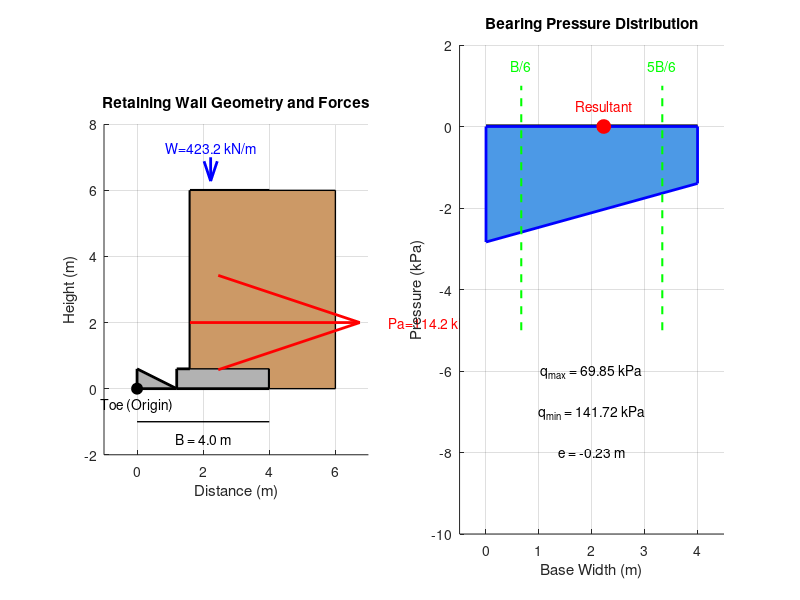

MATLAB code to generate this figure: (Note: this script raises an error after producing the figure.)
%% RETAINING WALL GLOBAL STABILITY ANALYSIS
% This script analyzes the global stability of a cantilever retaining wall
% Checks: Sliding, Overturning, Bearing Capacity, and Global Stability

clear; clc; close all;

%% INPUT PARAMETERS

% Wall Geometry (all dimensions in meters)
H = 6.0;              % Total wall height (m)
B = 4.0;              % Base width (m)
t_stem = 0.4;         % Stem thickness at top (m)
t_base = 0.6;         % Base thickness (m)
t_toe = 1.2;          % Toe length (m)
t_heel = B - t_toe;   % Heel length (m)

% Soil Properties
gamma_soil = 18.0;    % Unit weight of backfill soil (kN/m?)
phi = 30;             % Internal friction angle of soil (degrees)
c = 0;                % Cohesion of soil (kPa)
delta = 2/3 * phi;    % Wall friction angle (degrees)

% Foundation Soil Properties
gamma_foundation = 19.0;  % Unit weight of foundation soil (kN/m?)
phi_f = 28;               % Friction angle of foundation soil (degrees)
c_f = 10;                 % Cohesion of foundation soil (kPa)
q_ult_foundation = 300;   % Ultimate bearing capacity (kPa) - if known

% Material Properties
gamma_concrete = 24.0;    % Unit weight of concrete (kN/m?)

% Surcharge Load
q = 10.0;             % Surcharge load on backfill (kPa)

% Safety Factors (Minimum Required)
FS_sliding_min = 1.5;
FS_overturning_min = 2.0;
FS_bearing_min = 3.0;

%% CALCULATIONS

fprintf('%s\n', repmat('=', 1, 60));
fprintf('RETAINING WALL GLOBAL STABILITY ANALYSIS\n');
fprintf('%s\n\n', repmat('=', 1, 60));

% Convert angles to radians
phi_rad = deg2rad(phi);
delta_rad = deg2rad(delta);
phi_f_rad = deg2rad(phi_f);

%% 1. ACTIVE EARTH PRESSURE COEFFICIENT (Coulomb's Theory)

% Active earth pressure coefficient
Ka = cos(phi_rad)^2 / (cos(delta_rad) * (1 + sqrt(sin(phi_rad + delta_rad) * ...
     sin(phi_rad) / cos(delta_rad)))^2);

fprintf('Active Earth Pressure Coefficient (Ka) = %.4f\n\n', Ka);

%% 2. LATERAL EARTH PRESSURE FORCES

% Active pressure from soil
Pa_soil = 0.5 * Ka * gamma_soil * H^2;  % kN/m

% Active pressure from surcharge
Pa_surcharge = Ka * q * H;  % kN/m

% Total horizontal force
Pa_total = Pa_soil + Pa_surcharge;  % kN/m

% Vertical component (due to wall friction)
Pv = Pa_total * tan(delta_rad);  % kN/m
Ph = Pa_total;  % Horizontal component

fprintf('Lateral Earth Pressure Forces:\n');
fprintf('  Pa (soil) = %.2f kN/m\n', Pa_soil);
fprintf('  Pa (surcharge) = %.2f kN/m\n', Pa_surcharge);
fprintf('  Total Horizontal Force (Ph) = %.2f kN/m\n', Ph);
fprintf('  Vertical Force (Pv) = %.2f kN/m\n\n', Pv);

%% 3. WEIGHT OF WALL COMPONENTS

% Stem weight (trapezoidal section)
W_stem = gamma_concrete * t_stem * (H - t_base);  % kN/m

% Base slab weight
W_base = gamma_concrete * B * t_base;  % kN/m

% Soil on heel weight
W_soil_heel = gamma_soil * t_heel * (H - t_base);  % kN/m

% Total vertical load
W_total = W_stem + W_base + W_soil_heel + Pv;  % kN/m

fprintf('Vertical Forces (Weights):\n');
fprintf('  Stem weight = %.2f kN/m\n', W_stem);
fprintf('  Base slab weight = %.2f kN/m\n', W_base);
fprintf('  Soil on heel = %.2f kN/m\n', W_soil_heel);
fprintf('  Vertical component of Pa = %.2f kN/m\n', Pv);
fprintf('  Total Vertical Force = %.2f kN/m\n\n', W_total);

%% 4. MOMENT ARMS (about toe)

% Distance from toe to center of each force
x_stem = t_toe + t_stem/2;
x_base = B/2;
x_soil_heel = t_toe + t_stem + t_heel/2;
x_Pv = B;  % Acts at heel
y_Ph = H/3;  % Active pressure acts at H/3 from base

fprintf('Moment Arms (from toe):\n');
fprintf('  Stem: %.2f m\n', x_stem);
fprintf('  Base: %.2f m\n', x_base);
fprintf('  Soil on heel: %.2f m\n', x_soil_heel);
fprintf('  Horizontal force height: %.2f m\n\n', y_Ph);

%% 5. STABILITY AGAINST OVERTURNING

% Resisting moments
MR_stem = W_stem * x_stem;
MR_base = W_base * x_base;
MR_soil = W_soil_heel * x_soil_heel;
MR_Pv = Pv * x_Pv;
MR_total = MR_stem + MR_base + MR_soil + MR_Pv;

% Overturning moment
MO = Ph * y_Ph;

% Factor of safety against overturning
FS_overturning = MR_total / MO;

fprintf('OVERTURNING STABILITY:\n');
fprintf('  Resisting Moment = %.2f kN?m/m\n', MR_total);
fprintf('  Overturning Moment = %.2f kN?m/m\n', MO);
fprintf('  FS (Overturning) = %.2f', FS_overturning);
if FS_overturning >= FS_overturning_min
    fprintf(' [OK] ?\n');
else
    fprintf(' [UNSAFE] ? (Required: %.2f)\n', FS_overturning_min);
end
fprintf('\n');

%% 6. STABILITY AGAINST SLIDING

% Passive resistance (usually neglected for conservative design)
Kp = tan(deg2rad(45 + phi_f/2))^2;
Pp = 0;  % Conservatively neglected

% Resisting force (friction + cohesion)
Fr = W_total * tan(phi_f_rad) + c_f * B;

% Driving force
Fd = Ph;

% Factor of safety against sliding
FS_sliding = Fr / Fd;

fprintf('SLIDING STABILITY:\n');
fprintf('  Resisting Force = %.2f kN/m\n', Fr);
fprintf('  Driving Force = %.2f kN/m\n', Fd);
fprintf('  FS (Sliding) = %.2f', FS_sliding);
if FS_sliding >= FS_sliding_min
    fprintf(' [OK] ?\n');
else
    fprintf(' [UNSAFE] ? (Required: %.2f)\n', FS_sliding_min);
end
fprintf('\n');

%% 7. BEARING CAPACITY CHECK

% Resultant force location
x_resultant = (MR_total - MO) / W_total;

% Eccentricity
e = B/2 - x_resultant;

fprintf('BEARING CAPACITY:\n');
fprintf('  Resultant location from toe = %.2f m\n', x_resultant);
fprintf('  Eccentricity (e) = %.2f m\n', e);
fprintf('  B/6 = %.2f m\n', B/6);

% Check if resultant is within middle third
if abs(e) <= B/6
    fprintf('  Resultant within middle third [OK] ?\n');
    middle_third_ok = true;
else
    fprintf('  Resultant outside middle third [WARNING] ?\n');
    middle_third_ok = false;
end

% Pressure distribution
if abs(e) <= B/6
    % No tension - trapezoidal distribution
    q_max = (W_total / B) * (1 + 6*e/B);
    q_min = (W_total / B) * (1 - 6*e/B);
else
    % Tension exists - triangular distribution
    L_eff = 3 * (B/2 - e);  % Effective length
    q_max = 2 * W_total / L_eff;
    q_min = 0;
end

fprintf('  Maximum bearing pressure = %.2f kPa\n', q_max);
fprintf('  Minimum bearing pressure = %.2f kPa\n', q_min);

% Calculate allowable bearing capacity using Terzaghi's equation
% Bearing capacity factors
Nq = exp(pi * tan(phi_f_rad)) * tan(deg2rad(45 + phi_f/2))^2;
Nc = (Nq - 1) / tan(phi_f_rad);
Ngamma = 2 * (Nq - 1) * tan(phi_f_rad);

% Ultimate bearing capacity (simplified - for strip footing)
q_ult_calc = c_f * Nc + gamma_foundation * (B - 2*abs(e)) * 0.5 * Ngamma + ...
             gamma_foundation * t_base * Nq;

fprintf('  Calculated ultimate bearing capacity = %.2f kPa\n', q_ult_calc);

% Factor of safety for bearing capacity
FS_bearing = q_ult_calc / q_max;

fprintf('  FS (Bearing Capacity) = %.2f', FS_bearing);
if FS_bearing >= FS_bearing_min
    fprintf(' [OK] ?\n');
else
    fprintf(' [UNSAFE] ? (Required: %.2f)\n', FS_bearing_min);
end
fprintf('\n');

%% 8. GLOBAL STABILITY SUMMARY

fprintf('%s\n', repmat('=', 1, 60));
fprintf('STABILITY SUMMARY\n');
fprintf('%s\n', repmat('=', 1, 60));

fprintf('Check                    FS Required    FS Actual    Status\n');
fprintf('%s\n', repmat('-', 1, 60));

fprintf('Overturning             %.2f          %.2f        ', ...
        FS_overturning_min, FS_overturning);
if FS_overturning >= FS_overturning_min
    fprintf('[PASS]\n');
else
    fprintf('[FAIL]\n');
end

fprintf('Sliding                 %.2f          %.2f        ', ...
        FS_sliding_min, FS_sliding);
if FS_sliding >= FS_sliding_min
    fprintf('[PASS]\n');
else
    fprintf('[FAIL]\n');
end

fprintf('Bearing Capacity        %.2f          %.2f        ', ...
        FS_bearing_min, FS_bearing);
if FS_bearing >= FS_bearing_min
    fprintf('[PASS]\n');
else
    fprintf('[FAIL]\n');
end

fprintf('Middle Third Rule       N/A           N/A         ');
if middle_third_ok
    fprintf('[PASS]\n');
else
    fprintf('[FAIL]\n');
end

fprintf('%s\n\n', repmat('=', 1, 60));

% Overall stability verdict
all_checks_pass = (FS_overturning >= FS_overturning_min) && ...
                  (FS_sliding >= FS_sliding_min) && ...
                  (FS_bearing >= FS_bearing_min) && ...
                  middle_third_ok;

if all_checks_pass
    fprintf('OVERALL VERDICT: RETAINING WALL IS STABLE ?\n');
else
    fprintf('OVERALL VERDICT: RETAINING WALL REQUIRES REDESIGN ?\n');
end

%% 9. VISUALIZATION

figure('Position', [100, 100, 1200, 600]);

% Subplot 1: Wall Geometry
subplot(1,2,1);
hold on; grid on; axis equal;

% Draw wall
wall_x = [t_toe, t_toe, t_toe+t_stem, t_toe+t_stem, B, B, 0, 0, t_toe];
wall_y = [0, t_base, t_base, H, H, 0, 0, t_base, 0];
fill(wall_x, wall_y, [0.7 0.7 0.7], 'EdgeColor', 'k', 'LineWidth', 2);

% Draw backfill soil
soil_x = [t_toe+t_stem, t_toe+t_stem, B+2, B+2, B, B, t_toe+t_stem];
soil_y = [t_base, H, H, 0, 0, t_base, t_base];
fill(soil_x, soil_y, [0.8 0.6 0.4], 'EdgeColor', 'k', 'LineWidth', 1);

% Draw forces
scale = 0.05;  % Scale for force arrows

% Horizontal force
quiver(t_toe+t_stem, y_Ph, Ph*scale, 0, 'r', 'LineWidth', 2, 'MaxHeadSize', 0.5);
text(t_toe+t_stem+Ph*scale+0.3, y_Ph, sprintf('Pa=%.1f kN/m', Ph), 'Color', 'r');

% Weights (simplified - show resultant)
quiver(x_resultant, H+1, 0, -0.8, 'b', 'LineWidth', 2, 'MaxHeadSize', 0.5);
text(x_resultant, H+1.3, sprintf('W=%.1f kN/m', W_total), 'Color', 'b', 'HorizontalAlignment', 'center');

% Mark toe (origin)
plot(0, 0, 'ko', 'MarkerSize', 8, 'MarkerFaceColor', 'k');
text(0, -0.5, 'Toe (Origin)', 'HorizontalAlignment', 'center');

% Dimensions
plot([0, B], [-1, -1], 'k-', 'LineWidth', 1);
text(B/2, -1.5, sprintf('B = %.1f m', B), 'HorizontalAlignment', 'center');

xlabel('Distance (m)'); ylabel('Height (m)');
title('Retaining Wall Geometry and Forces');
xlim([-1, B+3]); ylim([-2, H+2]);

% Subplot 2: Bearing Pressure Distribution
subplot(1,2,2);
hold on; grid on;

% Base of wall
plot([0, B], [0, 0], 'k-', 'LineWidth', 3);

% Pressure distribution
if middle_third_ok
    pressure_x = [0, B, B, 0, 0];
    pressure_y = [0, 0, -q_max*0.02, -q_min*0.02, 0];
    fill(pressure_x, pressure_y, [0.3 0.6 0.9], 'EdgeColor', 'b', 'LineWidth', 2);
else
    L_eff = 3 * (B/2 - e);
    x_start = B/2 - L_eff/2;
    pressure_x = [x_start, x_start+L_eff, x_start+L_eff, x_start, x_start];
    pressure_y = [0, 0, -q_max*0.02, 0, 0];
    fill(pressure_x, pressure_y, [0.9 0.6 0.3], 'EdgeColor', 'r', 'LineWidth', 2);
end

% Resultant location
plot(x_resultant, 0, 'ro', 'MarkerSize', 10, 'MarkerFaceColor', 'r');
text(x_resultant, 0.5, 'Resultant', 'HorizontalAlignment', 'center', 'Color', 'r');

% Middle third boundaries
plot([B/6, B/6], [-5, 1], 'g--', 'LineWidth', 1.5);
plot([5*B/6, 5*B/6], [-5, 1], 'g--', 'LineWidth', 1.5);
text(B/6, 1.5, 'B/6', 'Color', 'g', 'HorizontalAlignment', 'center');
text(5*B/6, 1.5, '5B/6', 'Color', 'g', 'HorizontalAlignment', 'center');

% Annotations
text(B/2, -6, sprintf('q_{max} = %.2f kPa', q_max), 'HorizontalAlignment', 'center');
text(B/2, -7, sprintf('q_{min} = %.2f kPa', q_min), 'HorizontalAlignment', 'center');
text(B/2, -8, sprintf('e = %.2f m', e), 'HorizontalAlignment', 'center');

xlabel('Base Width (m)'); ylabel('Pressure (kPa)');
title('Bearing Pressure Distribution');
xlim([-0.5, B+0.5]); ylim([-10, 2]);

sgtitle('Retaining Wall Global Stability Analysis', 'FontSize', 14, 'FontWeight', 'bold');

fprintf('Analysis complete. Check the figure for visualization.\n');
